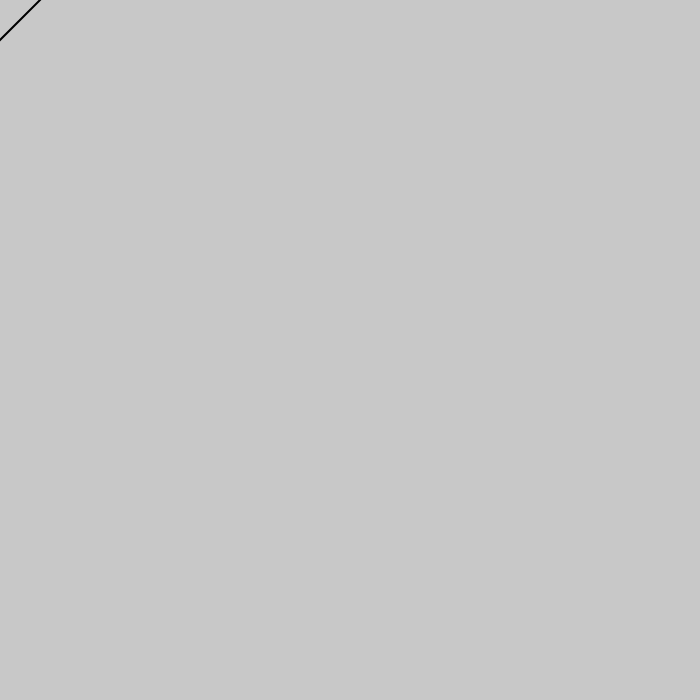
Frame 1 (no input)
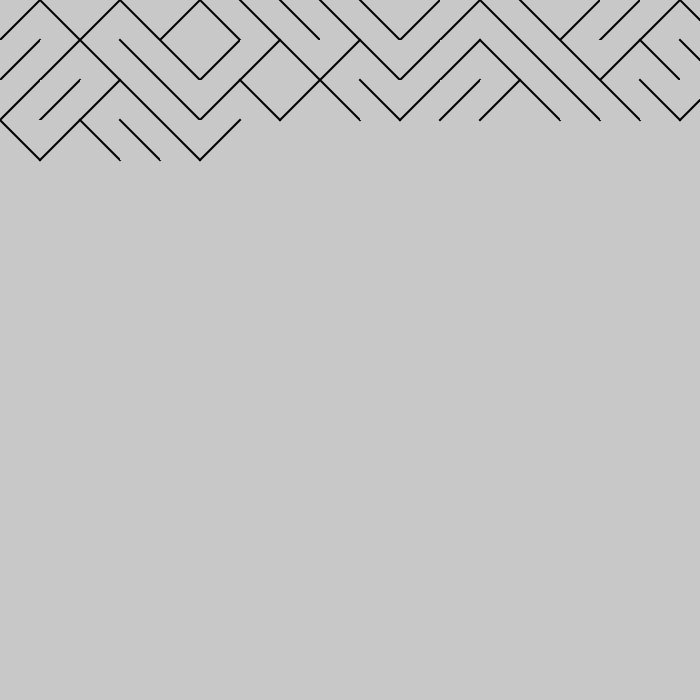
Frame 60 (no input)
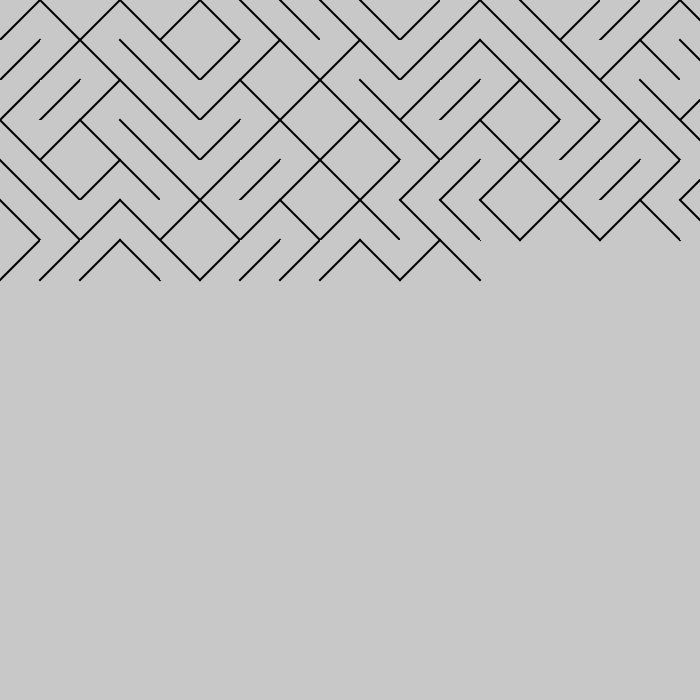
Frame 120 (the mouse pressed at the canvas centre since frame 60)

The p5.js sketch that drew these frames (run headless with seeded random() and noise() and a simulated clock; from frame 60 on, the mouse is pressed at the canvas centre):

// p5.js sketch
// ── sketch.js
// @alessiaciccone

//coordinate iniziali e grandezza quadrato della griglia
let x = 0;
let y = 0;
let g = 40; 

let colore_sfondo = 200;

function setup() {
  //prepariamo la finestra
  createCanvas(700, 700);
  background(colore_sfondo);
  strokeJoin(BEVEL);
}

function draw() {
  disegnaQuadrato();
  
  //proprietà delle linee
  strokeWeight(g / 20);
  strokeCap(PROJECT);
  stroke(0);

  //se il risultato della funzione che lancia la monetina è vero 
  // la linea andrà da sinistra a destra
  // se è falso andrà da destra a sinistra
  if (testaCroce()) {
    line(x * g, y * g, x * g + g, y * g + g);
  } else {
    line(x * g + g, y * g, x * g, y * g + g);
  }

  // x progredisce di 1 per far disegnare quadrati e linee in sequenza
  x++;

  //quando la x raggiunge la larghezza della finestra si ricomincia
  // una riga più giù
  if (x * g >= width) {
    x = 0;
    y++;
  }

  // quando la y raggiunge la lunghezza della finestra si ricomincia da capo
  // e cancella le linee disegnate finora
  if (y * g >= height) {
    background(colore_sfondo);
    y = 0;
  }
}

//funzione che disegna un quadrato
function disegnaQuadrato() {
  fill(colore_sfondo);
  noStroke();
  rect(x * g, y * g, g, g);
}

//funzione che "lancia una monetina"
// estrae un numero random tra 2 e ne fa corrispondere vero o falso
function testaCroce() {
  if (random(2) <= 1) {
    return true; // testa
  } else {
    return false; // croce
  }
}
